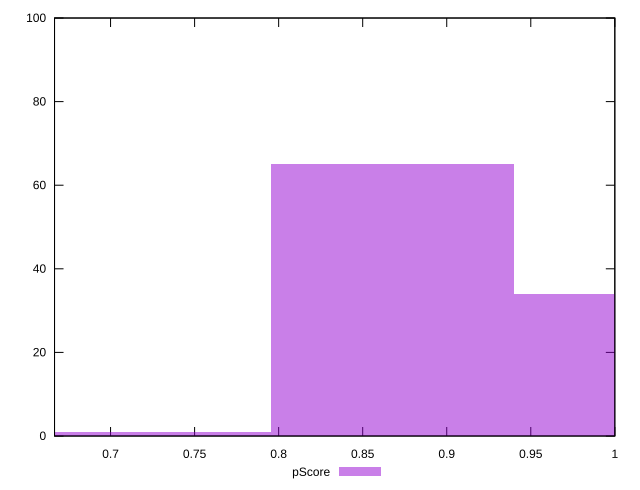

The script that saved this image:
reset

$pScore <<EOF
1.0122264521070352 34
0.8676226732346017 65
0.723018894362168 1
EOF

set key outside below
set boxwidth 0.1446037788724336
set xrange [0.6666666666666666:1]
set yrange [0:100]
set trange [0:100]
set style fill transparent solid 0.5 noborder
set terminal svg size 640, 490 enhanced background rgb 'white'
set output "report_00023_2021-02-20T12:14:57.249Z/uses-http2/samples/pages+cached+noadtech/pScore/histogram.svg"

plot $pScore title "pScore" with boxes

reset
